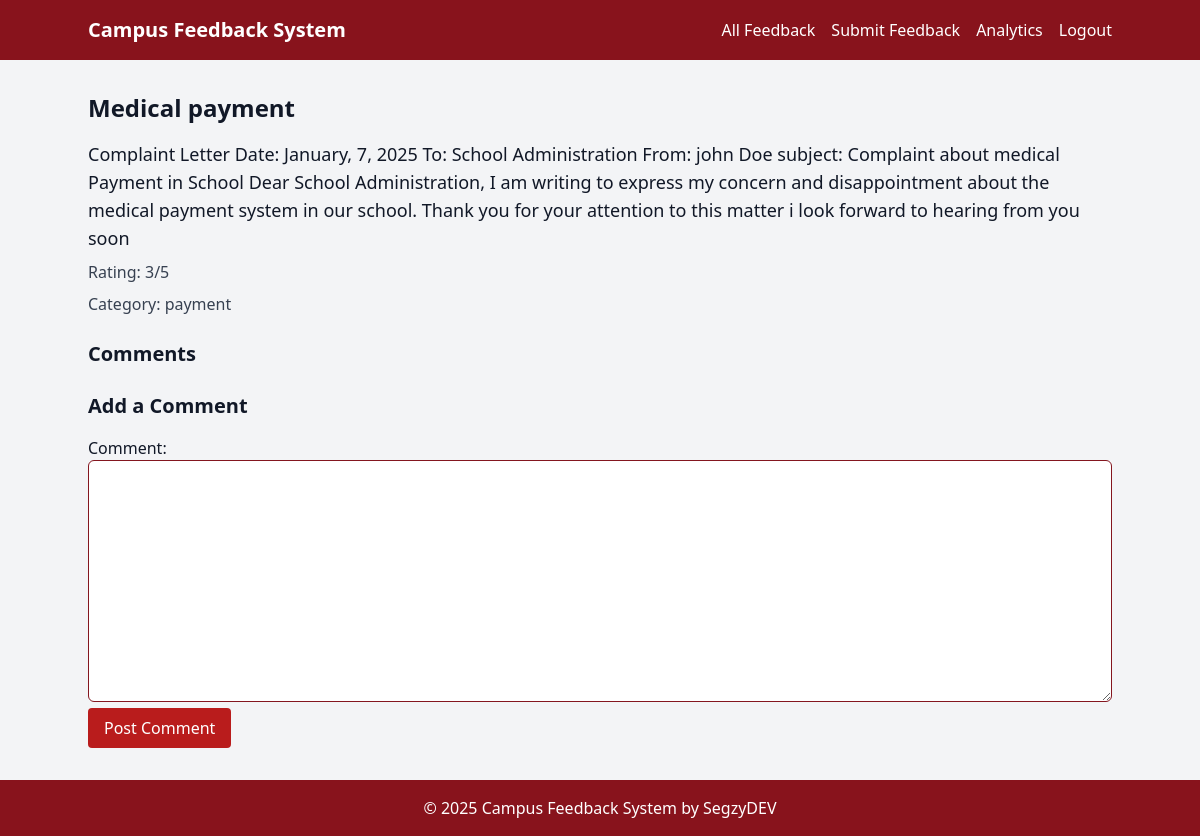
/feedback/4/ (signed in), run on the app's committed database.
### feedback/models.py (models this page shows, shortened)
class Feedback(models.Model):
    user = models.ForeignKey(User, on_delete=models.CASCADE)
    category = models.ForeignKey(FeedbackCategory, on_delete=models.CASCADE, db_index=True)
    title = models.CharField(max_length=200, db_index=True)
    description = models.TextField()
    rating = models.IntegerField(choices=[(i, str(i)) for i in range(1, 6)])
    submitted_at = models.DateTimeField(auto_now_add=True)

class FeedbackCategory(models.Model):
    name = models.CharField(max_length=100, unique=True)

### feedback/views.py (the view)
# urls.py: path('feedback/<int:feedback_id>/', views.view_feedback, name='view_feedback'),
@login_required(login_url='login')
def view_feedback(request, feedback_id):
    feedback = get_object_or_404(Feedback, id=feedback_id)
    comments = feedback.comments.all()
    if request.method == 'POST':
        form = FeedbackCommentForm(request.POST)
        if form.is_valid():
            comment = form.save(commit=False)
            comment.user = request.user
            comment.feedback = feedback
            comment.save()
            messages.success(request, 'Your comment has been added!')
            return redirect('view_feedback', feedback_id=feedback.id)
    else:
        form = FeedbackCommentForm()
    return render(request, 'feedback/view_feedback.html', {
        'feedback': feedback,
        'comments': comments,
        'form': form
    })

### feedback/forms.py
class FeedbackCommentForm(forms.ModelForm):
    class Meta:
        model = FeedbackComment
        fields = ['comment']

### feedback/templates/feedback/view_feedback.html (shortened to what this page needs)
{% extends 'base.html' %}
{% block content %}
<h2 class="text-2xl font-semibold text-88131c">{{ feedback.title }}</h2>
<p class="text-lg mt-4">{{ feedback.description }}</p>
<p class="mt-2 text-gray-700">Rating: {{ feedback.rating }}/5</p>
<p class="mt-2 text-gray-700">Category: {{ feedback.category.name }}</p>
<h3 class="text-xl font-semibold mt-6">Comments</h3>
<h3 class="text-xl font-semibold mt-6">Add a Comment</h3>
<form method="post" class="mt-4">
    {{ form.as_p }}
    <button type="submit" class="bg-88131c text-white py-2 px-4 rounded bg-red-700">
        Post Comment
    </button>
</form>
{% endblock %}

### static/styles.css (style rules this page uses)
input[type="text"], input[type="email"], input[type="password"], select, textarea { border: 1px solid rgb(132, 22, 31); border-radius: 0.375rem; padding: 0.5rem; width: 100%; box-sizing: border-box; }
button { transition: background-color 0.3s ease, box-shadow 0.3s ease; }

### feedback/templates/base.html (style rules this page uses)
body { display: flex; flex-direction: column; min-height: 100vh; margin: 0; }

### data on the page
Feedback: title "Medical payment", description "Complaint Letter Date: January, 7, 2025 To: School Administration From: john Doe subject: Complaint about medical Payment in School Dear School Administration, I am writing to express my concern and disappointment about the medical payment system in our school. Thank you for your attention to this matter i look forward to hearing from you soon", rating "3", category.name "payment"
